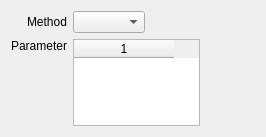
<ui version="4.0" >
<comment> Begin CVS Header </comment>
<comment>   $Source: /fs/turing/cvs/copasi_dev/copasi/UI/Attic/CQTaskMethodWidget.ui,v $ </comment>
<comment>   $Revision: 1.1.2.1 $ </comment>
<comment>   $Name: Build-33 $ </comment>
<comment>   $Author: shoops $ </comment>
<comment>   $Date: 2011/01/04 13:57:47 $ </comment>
<comment> End CVS Header </comment>

<comment> Copyright (C) 2010 by Pedro Mendes, Virginia Tech Intellectual </comment>
<comment> Properties, Inc., University of Heidelberg, and The University </comment>
<comment> of Manchester. </comment>
<comment> All rights reserved. </comment>

 <class>CQTaskMethodWidget</class>
 <widget class="QWidget" name="CQTaskMethodWidget" >
  <property name="geometry" >
   <rect>
    <x>0</x>
    <y>0</y>
    <width>266</width>
    <height>137</height>
   </rect>
  </property>
  <property name="sizePolicy" >
   <sizepolicy vsizetype="Preferred" hsizetype="Preferred" >
    <horstretch>0</horstretch>
    <verstretch>1</verstretch>
   </sizepolicy>
  </property>
  <property name="windowTitle" >
   <string>Form</string>
  </property>
  <layout class="QGridLayout" name="gridLayout" >
   <item row="0" column="0" >
    <widget class="QLabel" name="mpLblMethod" >
     <property name="text" >
      <string>Method</string>
     </property>
     <property name="alignment" >
      <set>Qt::AlignRight|Qt::AlignTrailing|Qt::AlignVCenter</set>
     </property>
    </widget>
   </item>
   <item row="0" column="1" >
    <widget class="QComboBox" name="mpBoxMethod" />
   </item>
   <item row="0" column="2" colspan="2" >
    <spacer name="horizontalSpacer" >
     <property name="orientation" >
      <enum>Qt::Horizontal</enum>
     </property>
     <property name="sizeHint" stdset="0" >
      <size>
       <width>55</width>
       <height>20</height>
      </size>
     </property>
    </spacer>
   </item>
   <item row="1" column="0" >
    <widget class="QLabel" name="mpLblParameter" >
     <property name="text" >
      <string>Parameter</string>
     </property>
     <property name="alignment" >
      <set>Qt::AlignRight|Qt::AlignTop|Qt::AlignTrailing</set>
     </property>
    </widget>
   </item>
   <item row="1" column="1" colspan="2" >
    <widget class="QTableWidget" name="mpTableParameter" >
     <property name="sizePolicy" >
      <sizepolicy vsizetype="Expanding" hsizetype="Expanding" >
       <horstretch>2</horstretch>
       <verstretch>2</verstretch>
      </sizepolicy>
     </property>
     <property name="editTriggers" >
      <set>QAbstractItemView::AllEditTriggers</set>
     </property>
     <property name="columnCount" >
      <number>1</number>
     </property>
     <column/>
    </widget>
   </item>
   <item row="1" column="3" >
    <spacer name="horizontalSpacer_2" >
     <property name="orientation" >
      <enum>Qt::Horizontal</enum>
     </property>
     <property name="sizeHint" stdset="0" >
      <size>
       <width>45</width>
       <height>20</height>
      </size>
     </property>
    </spacer>
   </item>
  </layout>
 </widget>
 <resources/>
 <connections/>
</ui>
